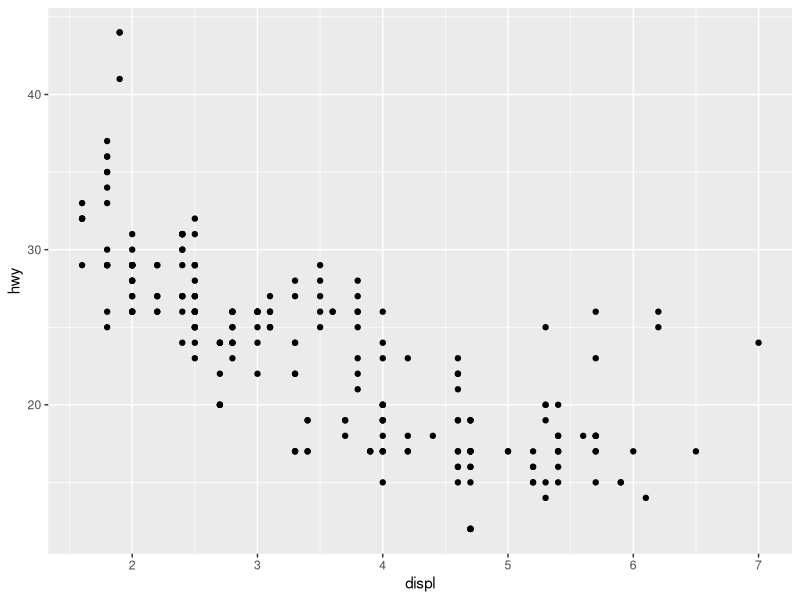
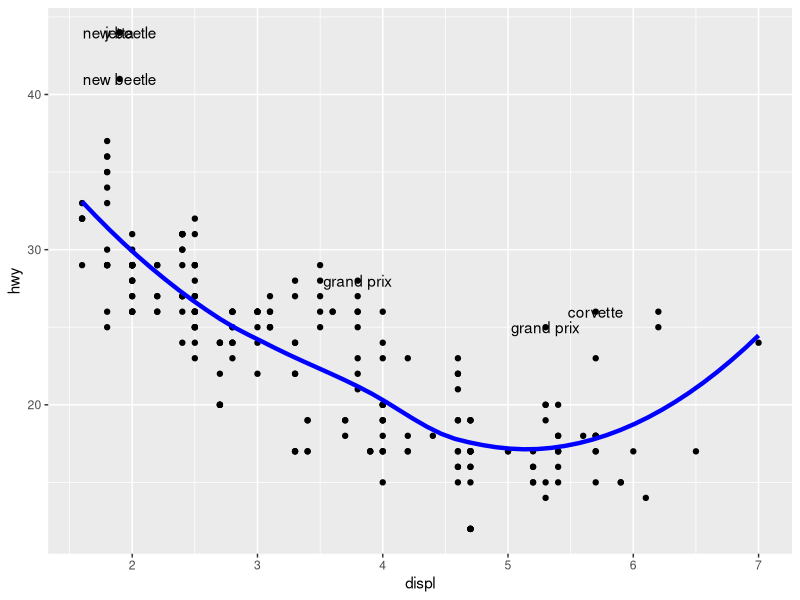
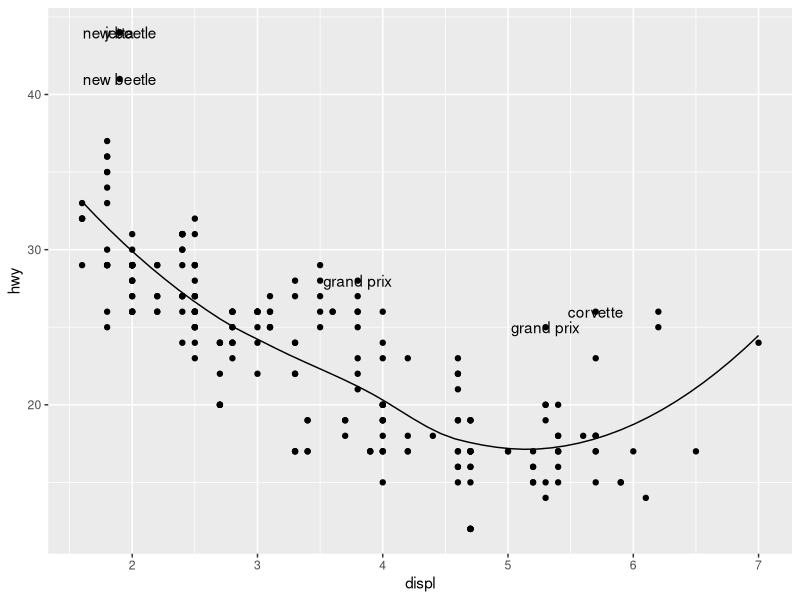
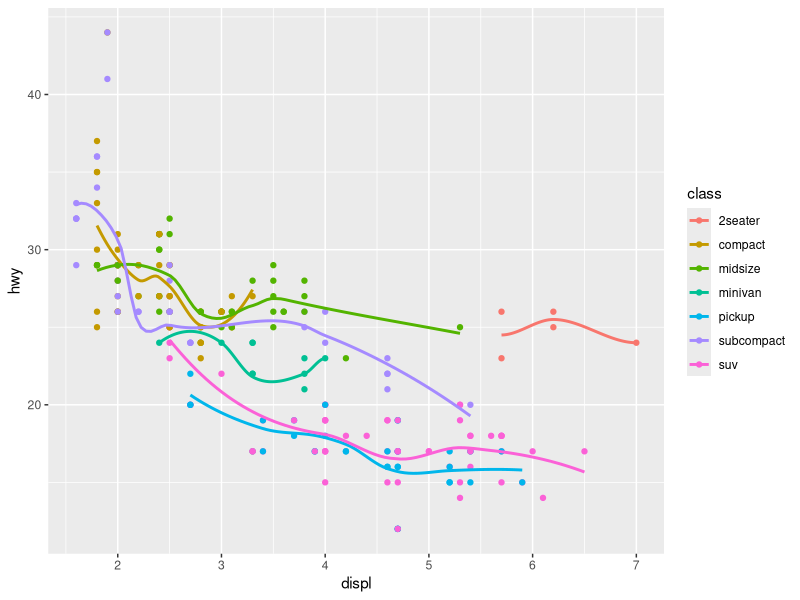
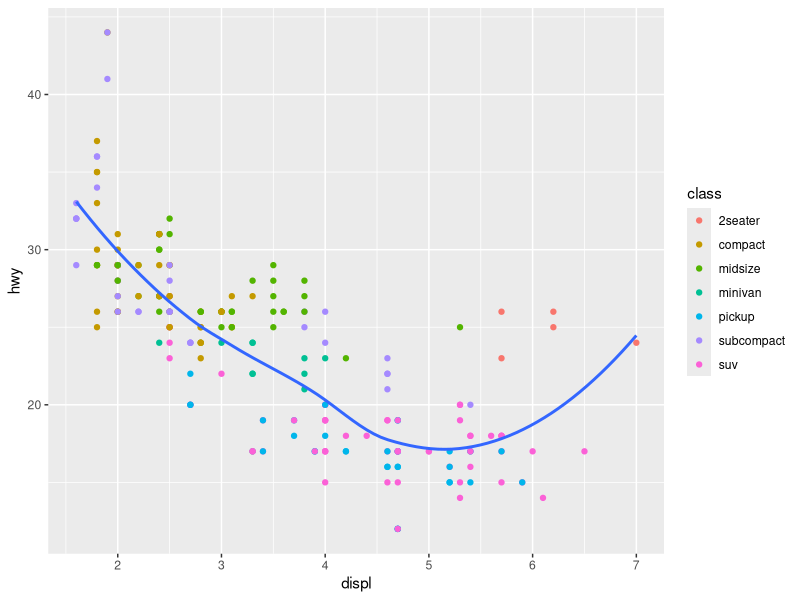
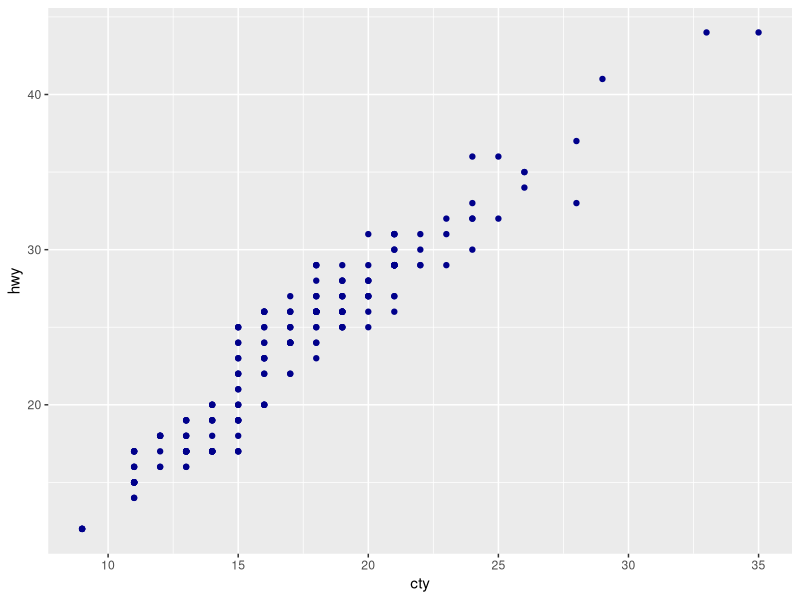
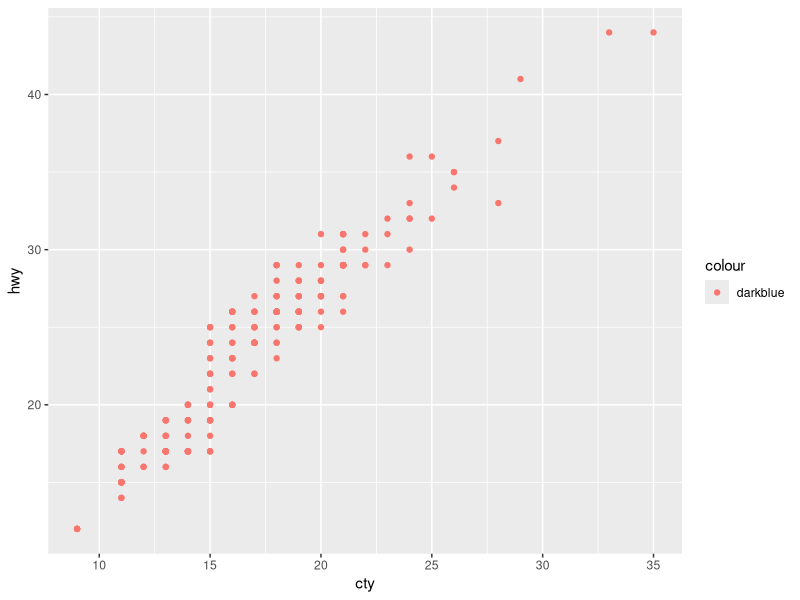
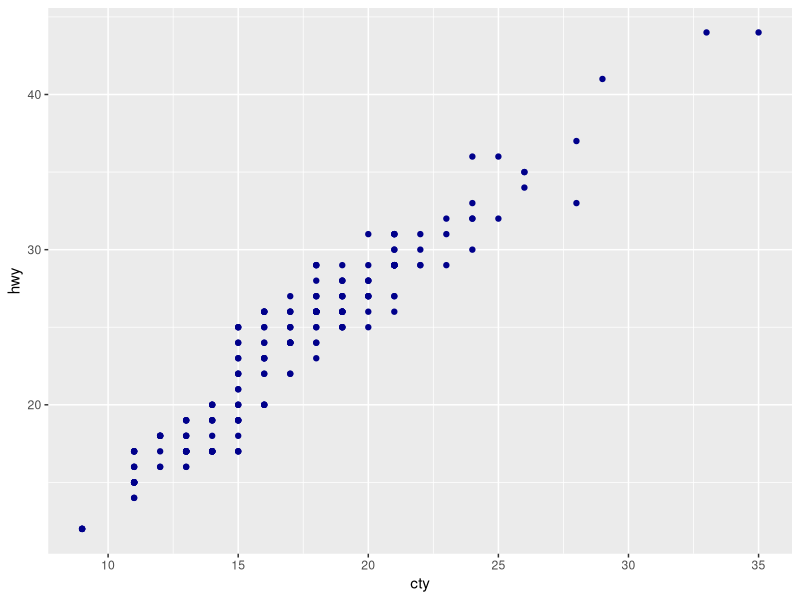

These charts were generated, in order, by the following R code: (Note: this script raises an error after producing the figures.)
## ---- chunk 1
library(ggplot2)
p <- ggplot(mpg, aes(displ, hwy))
p + geom_point()
## ---- chunk 2
mod <- loess(hwy ~ displ, data = mpg)
grid <- data.frame(displ = seq(min(mpg$displ), max(mpg$displ), length = 50))
grid$hwy <- predict(mod, newdata = grid)
head(grid)
## ---- chunk 3
std_resid <- resid(mod) / mod$s
outlier <- subset(mpg, abs(std_resid) > 2)
## ---- chunk 4
ggplot(mpg, aes(displ, hwy)) + 
  geom_point() + 
  geom_line(data = grid, colour = "blue", size = 1.5) + 
  geom_text(data = outlier, aes(label = model))
## ---- chunk 5
ggplot(mapping = aes(displ, hwy)) + 
  geom_point(data = mpg) + 
  geom_line(data = grid) + 
  geom_text(data = outlier, aes(label = model))
## ---- chunk 6
library(dplyr)
class <- mpg %>% 
  group_by(class) %>% 
  summarise(n = n(), hwy = mean(hwy))
## ---- chunk 7
ggplot(mpg, aes(displ, hwy, colour = class)) + 
  geom_point() + 
  geom_smooth(se = FALSE)

ggplot(mpg, aes(displ, hwy)) + 
  geom_point(aes(colour = class)) + 
  geom_smooth(se = FALSE)
## ---- chunk 8
ggplot(mpg, aes(cty, hwy)) + 
  geom_point(colour = "darkblue") 

ggplot(mpg, aes(cty, hwy)) + 
  geom_point(aes(colour = "darkblue"))
## ---- chunk 9
ggplot(mpg, aes(cty, hwy)) + 
  geom_point(aes(colour = "darkblue")) + 
  scale_colour_identity()
## ---- chunk 10
ggplot(mpg, aes(displ, hwy)) + 
  geom_point() +
  geom_smooth(aes(colour = "loess"), method = "loess", se = FALSE) + 
  geom_smooth(aes(colour = "lm"), method = "lm", se = FALSE)
## ---- chunk 11
ggplot(mpg) + 
  geom_point(aes(mpg$disp, mpg$hwy))

ggplot() + 
  geom_point(mapping = aes(y = hwy, x = cty), data = mpg) +
  geom_smooth(data = mpg, mapping = aes(cty, hwy))

ggplot(diamonds, aes(carat, price)) + 
  geom_point(aes(log(brainwt), log(bodywt)), data = msleep)
## ---- chunk 12
ggplot(mpg) +
  geom_point(aes(class, cty)) + 
  geom_boxplot(aes(trans, hwy))
## ---- chunk 13
ggplot(mpg, aes(trans, cty)) + 
  geom_point() + 
  stat_summary(geom = "point", fun.y = "mean", colour = "red", size = 4)

ggplot(mpg, aes(trans, cty)) + 
  geom_point() + 
  geom_point(stat = "summary", fun.y = "mean", colour = "red", size = 4)
## ---- chunk 14
ggplot(diamonds, aes(price)) + 
  geom_histogram(aes(y = ..density..), binwidth = 500)
## ---- chunk 15
ggplot(diamonds, aes(price, colour = cut)) + 
  geom_freqpoly(binwidth = 500)
ggplot(diamonds, aes(price, colour = cut)) + 
  geom_freqpoly(aes(y = ..density..), binwidth = 500)
## ---- chunk 16
mod <- loess(hwy ~ displ, data = mpg)
smoothed <- data.frame(displ = seq(1.6, 7, length = 50))
pred <- predict(mod, newdata = smoothed, se = TRUE) 
smoothed$hwy <- pred$fit
smoothed$hwy_lwr <- pred$fit - 1.96 * pred$se.fit
smoothed$hwy_upr <- pred$fit + 1.96 * pred$se.fit
## ---- chunk 17
dplot <- ggplot(diamonds, aes(clarity, fill = cut)) + 
  theme(legend.position = "none")
dplot + geom_bar()
dplot + geom_bar(position = "fill")
dplot + geom_bar(position = "dodge")
## ---- chunk 18
dplot + geom_bar(position = "identity")
#ggplot(diamonds, aes(clarity, colour = cut)) + 
#  geom_freqpoly(aes(group = cut)) + 
#  theme(legend.position = "none")
## ---- chunk 19
ggplot(mpg, aes(displ, hwy)) + 
  geom_point(position = "jitter")
ggplot(mpg, aes(displ, hwy)) + 
  geom_point(position = position_jitter(width = 0.02, height = 0.2))

